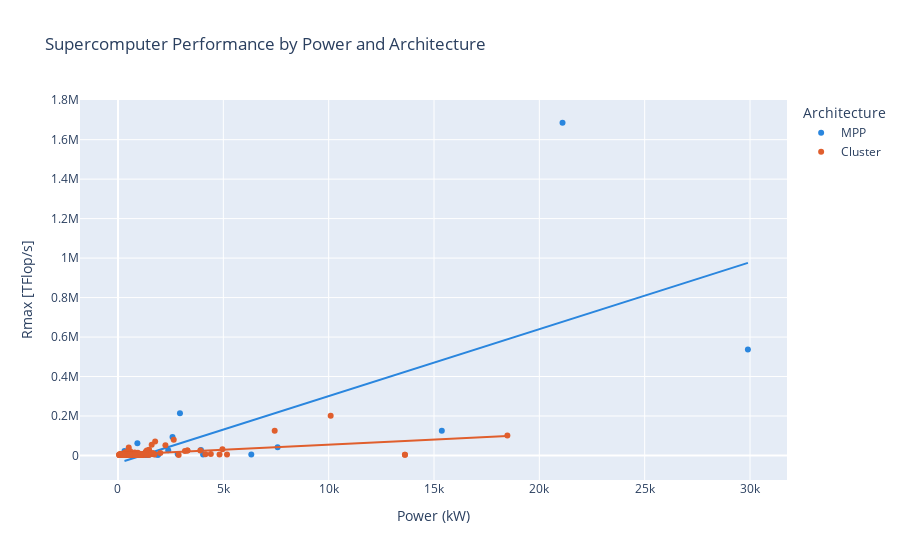

Write notebook code for a chart like this one.
### Markdown cell above
![newplot%20%282%29.png](attachment:newplot%20%282%29.png)

### Code cell
# This kernel creates a variable to select Rmax and Power supplied. 
# Then compare the obtained data by means of Linear Regression(Ordinary Least Squares).

# The result of this graph, indicates that the relation between Rmax and Processor Speed is positive, 
# The more Power supplied, the higher the Rmax.
powerkw_reg = tt.select('Name', 'Rmax [TFlop/s]', 'Power (kW)', 'Architecture')
powerkw_reg = powerkw_reg.toPandas()

powerkw_reg_graph = px.scatter(powerkw_reg,
                               x = powerkw_reg['Power (kW)'],
                               y = powerkw_reg['Rmax [TFlop/s]'],
                               color = 'Architecture'
                               title = 'Supercomputer Performance by Power and Architecture',
                               trendline = 'ols',
                               color_discrete_sequence = ['#2A86DE', '#E05E2D']
                              )
powerkw_reg_graph.show()

### Figure 1 — Plotly figure (JSON) as saved in the notebook; plotly's stock layout.template omitted (floating-point values rounded to 4 significant figures; data arrays with more than 128 entries replaced by an {"elided": "..."} marker saying what was removed)
{"data": [{"hovertemplate": "Architecture=MPP<br>Power (kW)=%{x}<br>Rmax [TFlop/s]=%{y}<extra></extra>", "legendgroup": "MPP", "marker": {"color": "#2A86DE", "symbol": "circle"}, "mode": "markers", "name": "MPP", "orientation": "v", "showlegend": true, "type": "scatter", "x": [21100, 29900.0, 2942.0, 15371, 2589, 921.5, 2384.0, 7578.0, null, null, 308.7, 3939, null, null, null, null, null, null, 1216.0, 1354.0, 1354.0, 2834, null, 1800, null, 1897.0, 1897.0, 1353.0, null, null, 6328.0, 638.0, 748.1, null, null, 1348.0, 1348.0, 697.5, null, null, null, null, 954.7, 4040, 1466.0, null, null, null, 495.9, 732.4, 842], "xaxis": "x", "y": [1686000.0, 537212, 214400.0, 125400.0, 93750, 61610.0, 27150.0, 41460.0, 25804, 22860.0, 23110.0, 27880.0, 11800.0, 11800.0, 11500.0, 8129.0, 11660.0, 7456.0, 7627.0, 9125.0, 9125.0, 7235.0, 6926.0, 5370.0, 5405.0, 4249.0, 4249.0, 4006.0, 5833.0, 4006.0, 4881.0, 4608, 5484.0, 5123.0, 4375.0, 3019.0, 3019.0, 4190.0, 4086.0, 3153.0, 4086.0, 3109.0, 2809.0, 4701, 3682.0, 3041.0, 2507.0, 2569.0, 3072, 2193.0, 2438.0], "yaxis": "y"}, {"hovertemplate": "<b>OLS trendline</b><br>Rmax [TFlop/s] = 33.9246 * Power (kW) + -38366.1<br>R<sup>2</sup>=0.503698<br><br>Architecture=MPP<br>Power (kW)=%{x}<br>Rmax [TFlop/s]=%{y} <b>(trend)</b><extra></extra>", "legendgroup": "MPP", "marker": {"color": "#2A86DE", "symbol": "circle"}, "mode": "lines", "name": "MPP", "showlegend": false, "type": "scatter", "x": [308.7, 495.9, 638.0, 697.5, 732.4, 748.1, 842, 921.5, 954.7, 1216.0, 1348.0, 1348.0, 1353.0, 1354.0, 1354.0, 1466.0, 1800, 1897.0, 1897.0, 2384.0, 2589, 2834, 2942.0, 3939, 4040, 6328.0, 7578.0, 15371, 21100, 29900.0], "xaxis": "x", "y": [-27890.0, -21540.0, -16720.0, -14700.0, -13520.0, -12990.0, -9802.0, -7105.0, -5977.0, 2870.0, 7359.0, 7359.0, 7542.0, 7566.0, 7566.0, 11360.0, 22700.0, 25990.0, 25990.0, 42520.0, 49460.0, 57780.0, 61440.0, 95260.0, 98690.0, 176300.0, 218700.0, 483100.0, 677400.0, 976000.0], "yaxis": "y"}, {"hovertemplate": "Architecture=Cluster<br>Power (kW)=%{x}<br>Rmax [TFlop/s]=%{y}<extra></extra>", "legendgroup": "Cluster", "marker": {"color": "#E05E2D", "symbol": "circle"}, "mode": "markers", "name": "Cluster", "orientation": "v", "showlegend": true, "type": "scatter", "x": {"elided": "449 float values"}, "xaxis": "x", "y": {"elided": "449 float values"}, "yaxis": "y"}, {"hovertemplate": "<b>OLS trendline</b><br>Rmax [TFlop/s] = 5.12167 * Power (kW) + 4100.84<br>R<sup>2</sup>=0.293489<br><br>Architecture=Cluster<br>Power (kW)=%{x}<br>Rmax [TFlop/s]=%{y} <b>(trend)</b><extra></extra>", "legendgroup": "Cluster", "marker": {"color": "#E05E2D", "symbol": "circle"}, "mode": "lines", "name": "Cluster", "showlegend": false, "type": "scatter", "x": {"elided": "161 float values"}, "xaxis": "x", "y": {"elided": "161 float values"}, "yaxis": "y"}], "layout": {"legend": {"title": {"text": "Architecture"}, "tracegroupgap": 0}, "title": {"text": "Supercomputer Performance by Power and Architecture"}, "xaxis": {"anchor": "y", "domain": [0, 1], "title": {"text": "Power (kW)"}}, "yaxis": {"anchor": "x", "domain": [0, 1], "title": {"text": "Rmax [TFlop/s]"}}}}
